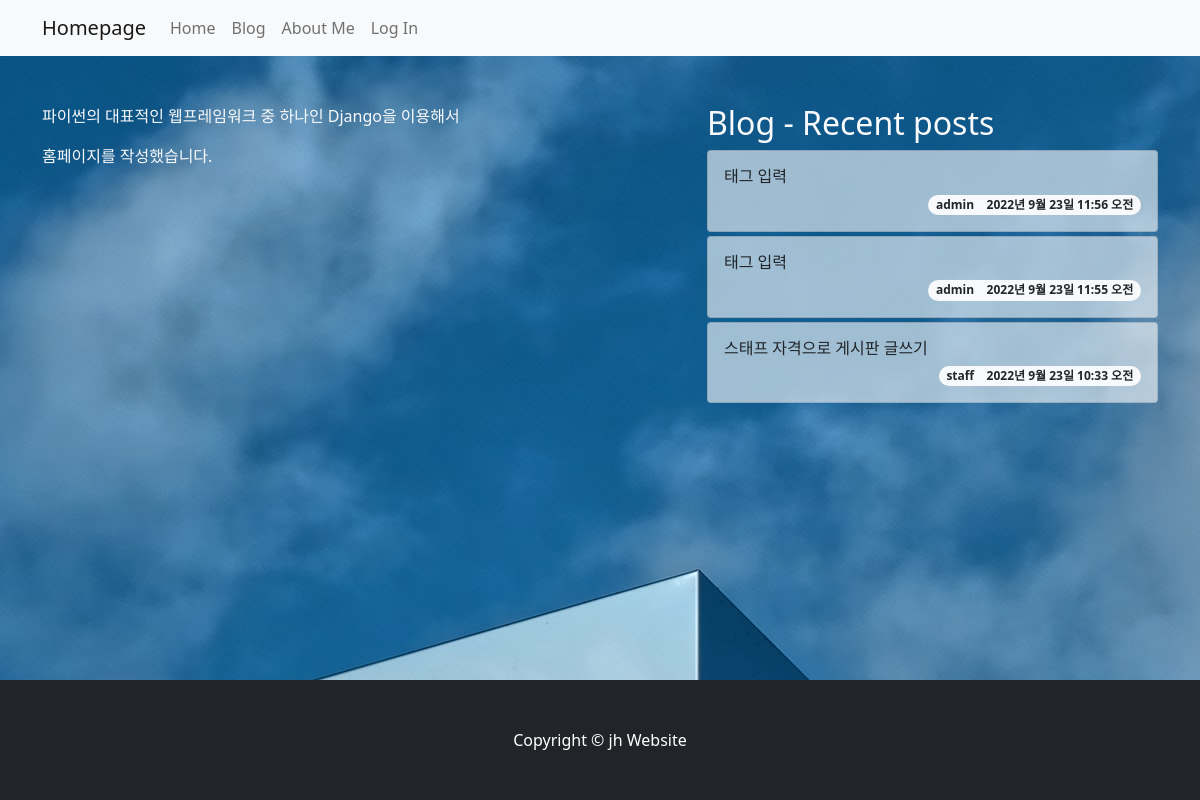
The page / on the database its author committed.
### blog/models.py (models this page shows, shortened)
class Post(models.Model):
    title = models.CharField(max_length=30) # 최대길이
    hook_text = models.CharField(max_length=100, blank=True)
    content = models.TextField() # 문자열 길이 제한 없다
    head_image = models.ImageField(upload_to='blog/images/%Y/%m/%d/',blank=True)
    file_upload = models.FileField(upload_to='blog/files/%Y/%m/%d/',blank=True)
    created_at = models.DateTimeField(auto_now_add=True) # 현재시간으로 자동저장
    updated_at = models.DateTimeField(auto_now=True) # 다시 저장한 현재시간으로 자동저장
    author = models.ForeignKey(User,null=True, on_delete=models.SET_NULL)
    category = models.ForeignKey(Category, null = True, blank= True, on_delete=models.SET_NULL)
    tags = models.ManyToManyField(Tag, blank=True)
    def get_absolute_url(self):
        return f'/blog/{self.pk}/'

### single_pages/views.py (the view)
# urls.py: path('',views.landing),
def landing(request):
    recent_posts = Post.objects.order_by('-pk')[:3]
    return render(
        request,
        'single_pages/landing.html',
        {
            'recent_posts': recent_posts,
        }
    )

### single_pages/templates/single_pages/landing.html (shortened to what this page needs)
<!DOCTYPE html>
{% load static %}
<html lang="ko">
<head>
    <link rel="stylesheet" href="{% static 'blog/bootstrap/bootstrap.min.css' %}" media="screen">
    <link rel="stylesheet" href="{% static 'single_pages/css/landing.css' %}" media="screen">
</head>
<body>
    {% include 'blog/navbar.html' %}
    <section>
        <div class="container">
            <div class="row justify-content-between">
                <div class="col-lg-6 text-light">
                    <p>파이썬의 대표적인 웹프레임워크 중 하나인 Django을 이용해서 </P>
                        <P>홈페이지를 작성했습니다.</p>
                </div>
                <div class="col-lg-5 mt-5">
                    <h2 class="text-light">Blog - Recent posts </h2>
                {% for post in recent_posts %}
                <div class="card mt-1">
                    <div class="card-body">
                        <h6><a href="{{ post.get_absolute_url }}" class="text-decoration-none text-dark">
                            {{ post.title }}</a></h6>
                        <span class="badge rounded-pill bg-light text-dark float-end">
                            {{ post.author.username }}
                            {{ post.created_at }}
                        </span>
                    </div>
                    </div>
                    {% endfor %}
                </div>
            </div>
        </div>
    </section>
    <div class="fixed-bottom">
    {% include 'blog/footer.html' %}
    </div>
</body>
</html>

### single_pages/static/single_pages/css/landing.css (style rules this page uses)
body { background: url('/single_pages/static/single_pages/images/amsterdam_sky.jpg') no-repeat center center fixed; }
section { margin-bottom: 150px; }
.card { background-color: rgba(255, 255,255, 0.6); }

### rows shown on the page
Post: title "태그 입력", author.username "admin", created_at "2022년 9월 23일 11:56 오전"
Post: title "태그 입력", author.username "admin", created_at "2022년 9월 23일 11:55 오전"
Post: title "스태프 자격으로 게시판 글쓰기", author.username "staff", created_at "2022년 9월 23일 10:33 오전"
